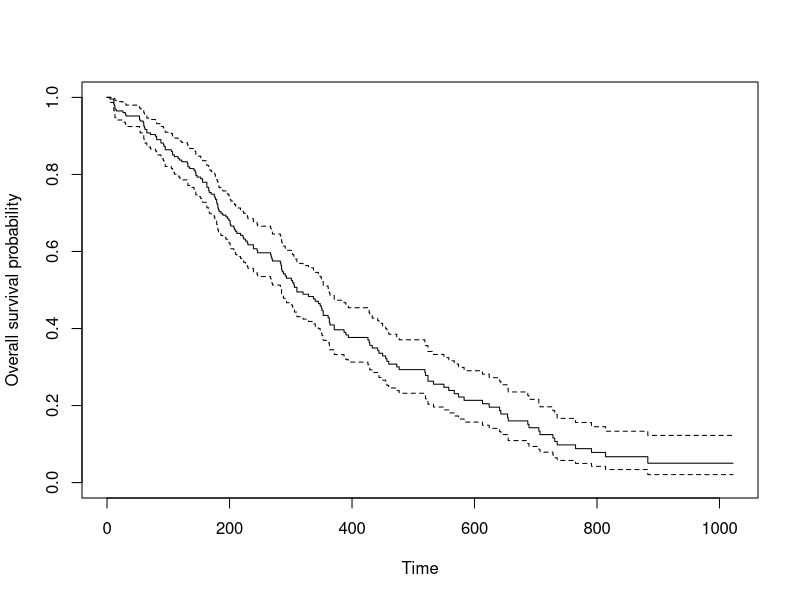
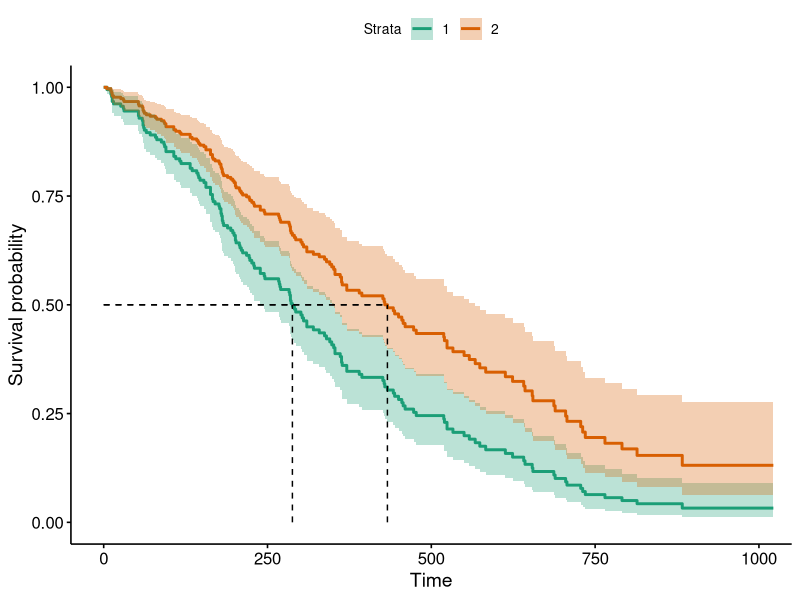

Write R code to recreate these figures, in order.
## ---- chunk 1
knitr::opts_chunk$set(
  out.extra = 'style="display:block; margin: auto"',
  fig.align = "center",
  fig.path = "www/",
  collapse = TRUE,
  comment = "#>",
  dev = "png")
## ---- chunk 2
library(survival)
write.csv(survival::lung,file="lung.csv",quote=FALSE,row.names=FALSE)
knitr::kable(head(lung),caption="The lung data from R/survival package")
## ---- chunk 3
plot(survfit(Surv(time, status) ~ 1, data = lung), xlab = "Time",  ylab = "Overall survival probability")
## ---- chunk 4
coxfit <- coxph(Surv(time, status) ~ age + sex + wt.loss, data = lung)

# Survival curves by sex with adjustment for age and wt.loss
# A new data frame is generated containing two rows, one for each value of sex;
# the other covariates are fixed to their average values
new_df <- with(lung,
               data.frame(sex = c(1, 2),
                          age = rep(mean(age, na.rm = TRUE), 2),
                          wt.loss = rep(mean(wt.loss, na.rm = TRUE), 2)
               )
)

library(survminer)
fit <- survfit(coxfit, newdata = new_df)
ggsurvplot(fit, conf.int = TRUE, palette = "Dark2", censor = FALSE,
           surv.median.line = "hv", data=lung)
unlink("lung.csv")
